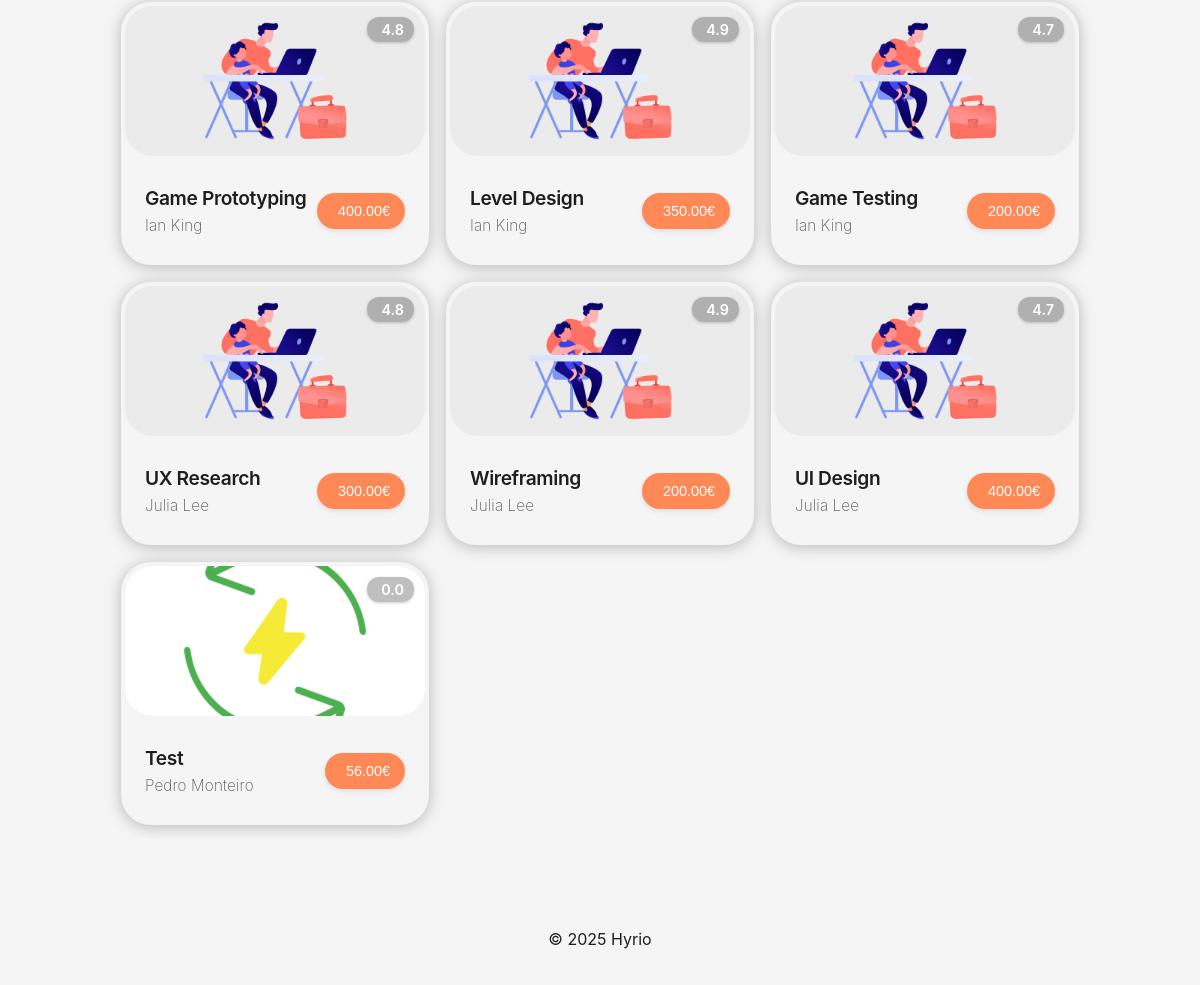
Before: / (lower part) with the older database file.
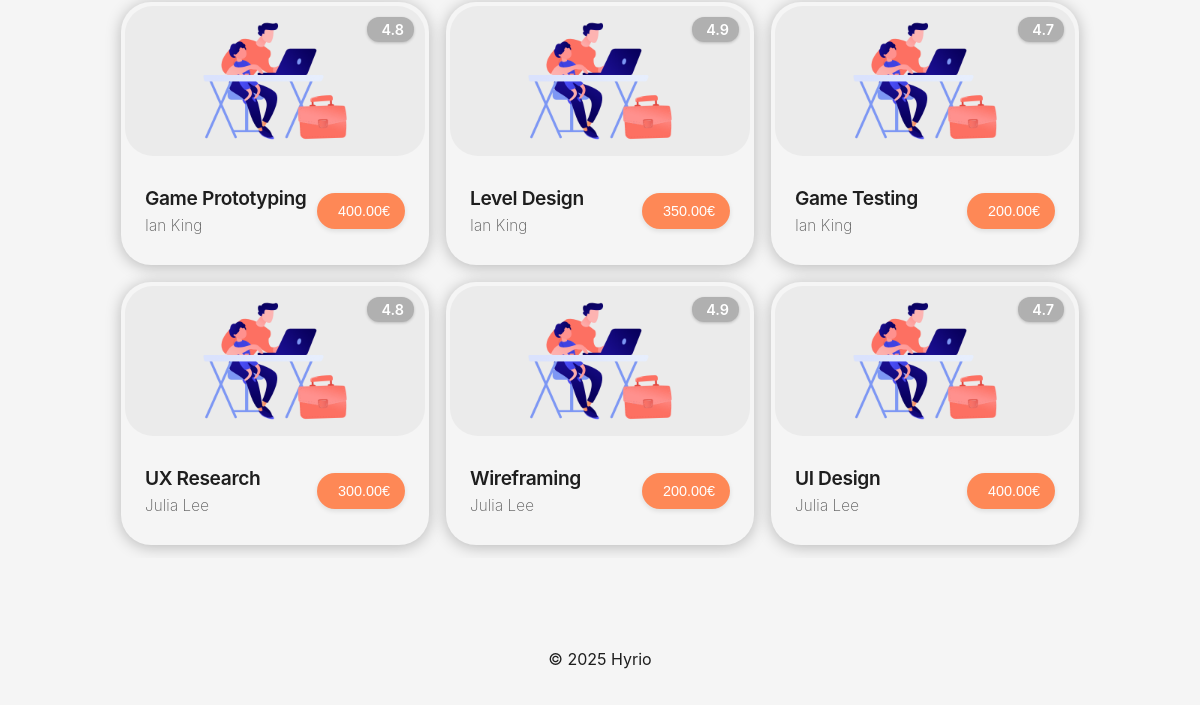
After: the same page with the newer database file.
### tables this page shows
CREATE TABLE services (id INTEGER PRIMARY KEY,
  name VARCHAR(255) NOT NULL,
  description TEXT NOT NULL,
  price DECIMAL(10, 2) NOT NULL CHECK (price >=0),
  seller INTEGER NOT NULL REFERENCES users(id),
  category INTEGER NOT NULL REFERENCES categories(id),
  image TEXT NOT NULL,
  rating DECIMAL(2, 1) CHECK (rating >=0 AND rating <=5));

CREATE TABLE users (id INTEGER PRIMARY KEY,
  name VARCHAR(255) NOT NULL,
  username VARCHAR(255) NOT NULL UNIQUE,
  password TEXT NOT NULL,  -- Use bcrypt for hashing
  email VARCHAR(255) NOT NULL UNIQUE,
  is_seller BOOLEAN NOT NULL DEFAULT 0,
  is_admin BOOLEAN NOT NULL DEFAULT 0,
  profile_pic TEXT NOT NULL,
  bio TEXT);

### database/classes/service.php (called while the page is built, shortened)
<?php
class Service
{
    public static function getAllServices(int $offset = 0, int $limit = 0): array
    {
        try {
            $db = Database::getInstance();
            if ($limit === 0) {
                $stmt = $db->query('SELECT * FROM services');
            } else {
                $stmt = $db->prepare('SELECT * FROM services LIMIT ?, ?');
                $stmt->bindParam(1, $offset, PDO::PARAM_INT);
                $stmt->bindParam(2, $limit, PDO::PARAM_INT);
                $stmt->execute();
            }
            return $stmt->fetchAll(PDO::FETCH_ASSOC);
        } catch (PDOException $e) {
            return [];
        }
    }
}

### database/classes/user.php (called while the page is built, shortened)
<?php
class User
{
    private string $name;
    public function __construct(int $id, string $name, string $username, string $email, bool $isSeller, bool $isAdmin, string $profilePic, string $bio)
    {
        $this->name = $name;
    }
    public static function getUserById(int $id): ?User
    {
        try {
            $db = Database::getInstance();
            $stmt = $db->prepare('SELECT * FROM users WHERE id = ?');
            $stmt->execute([$id]);
            $user = $stmt->fetch();
            if ($user) {
                return new User($user['id'], $user['name'], $user['username'], $user['email'], (bool)$user['is_seller'], (bool)$user['is_admin'], $user['profile_pic'], $user['bio']);
            }
            return null;
        } catch (PDOException $e) {
            return null;
        }
    }
    public function getName(): string
    {
        return $this->name;
    }
}

### components/card/card.php (the view, shortened to what this page needs)
<?php
class Card
{
  private static $cssIncluded = false;
  public static function includeCSS()
  {
    if (!self::$cssIncluded) {
      echo '<link rel="stylesheet" href="/components/card/css/card.css">';
      self::$cssIncluded = true;
    }
  }
  public static function render($service = null, $showPrice = true)
  {
    require_once(__DIR__ . '/../button/button.php');
    require_once(__DIR__ . '/../../database/classes/user.php');
    $serviceId = isset($service['id']) ? (int) $service['id'] : 0;
    $seller = User::getUserById($service['seller']);
?>
    <a href="/pages/service.php?id=<?= $serviceId ?>" class="card-link">
      <div class="card" id="container">
        <div class="card-rating">
          <span><?= isset($service['rating']) ? htmlspecialchars(number_format($service['rating'], 1)) : '4.5' ?></span>
        </div>
        <div class="image-container">
          <img src="<?=htmlspecialchars($service['image'])?>"
            alt="<?= isset($service['name']) ? htmlspecialchars($service['name']) : 'Service' ?>">
        </div>
        <div id="label">
          <div id="titles">
            <h3><?= isset($service['name']) ? htmlspecialchars($service['name']) : 'i build minecraft servers' ?></h3>
            <p><?= htmlspecialchars($seller->getName())?></p>
          </div>
          <?php
          if ($showPrice) {
            echo '<span>' . (isset($service['price']) ? htmlspecialchars(number_format($service['price'], 2)) : '230') . '€</span>';
          }
          ?>
        </div>
      </div>
    </a>
<?php
  }
  public static function renderGrid($services = [], $showPrice = true)
  {
    self::includeCSS();
    echo '<div class="card-grid">';
    foreach ($services as $service) {
      self::render($service, $showPrice);
    }
    echo '</div>';
  }
}
?>

Changed rows visible on the page:
removed services: rating "0.0", image (picture), name "Test", seller.name "Pedro Monteiro", price "56.00"
